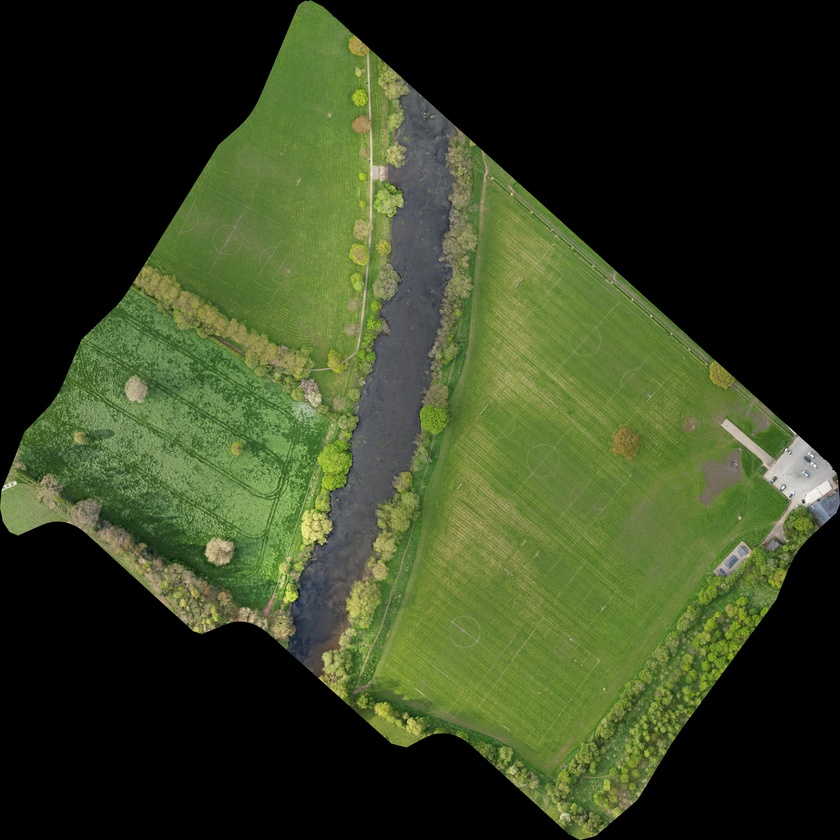
#> input picture images/orthomosaic.jpg, 840 x 840 px, shrunk from 5674 x 5674 before the run
$ python main.py
#> lines starting #> are read from the running program, lines starting #| are printed output that depends on the picture; after the words box and inside, x2 and y2 are one past the last pixel; in counts of white or black regions, pixels touching at a corner belong together
import cv2

# Read the orthomosaic image
image = cv2.imread('images/orthomosaic.jpg')
#> image is the input picture: shape (840, 840, 3); mean B, G, R 34, 64.3, 53.5

# Minimum area threshold for filtering contours
min_area = 100

# Convert the image to grayscale
gray = cv2.cvtColor(image, cv2.COLOR_BGR2GRAY)
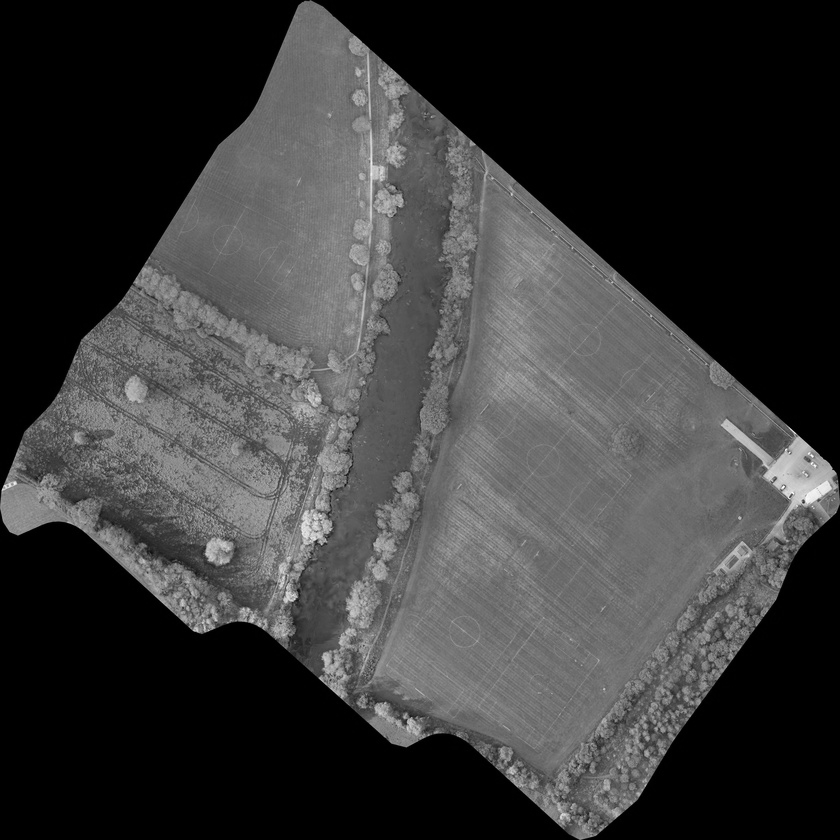
#> gray: shape (840, 840); min 0, max 255, mean 57.6

# Apply Canny edge detection
edges = cv2.Canny(gray, 50, 150)
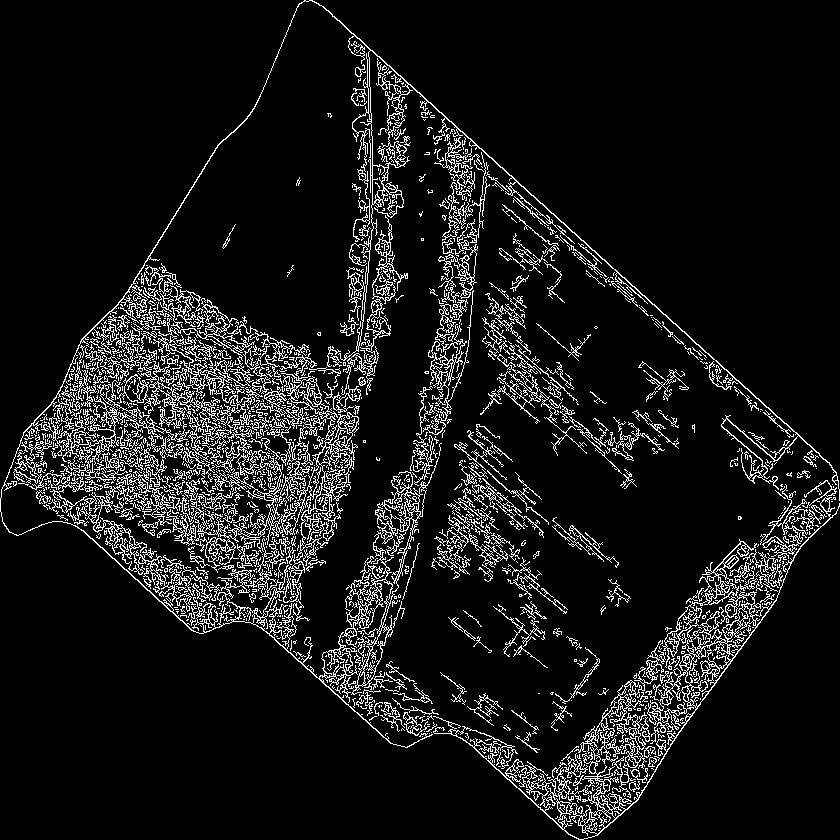
#> edges: shape (840, 840); 9.2% white in thin lines or dots

# Find contours in the edge map
contours, _ = cv2.findContours(edges, cv2.RETR_EXTERNAL, cv2.CHAIN_APPROX_SIMPLE)
#> contours = 1139 contours, 1003 with area under 20; largest, box (x1, y1, x2, y2) and area: (433, 497, 840, 840) 11936, (0, 0, 840, 748) 8592, (117, 298, 256, 446) 5932, (184, 353, 359, 621) 4804, (342, 457, 439, 648) 2233

# Filter contours based on area or other criteria
filtered_contours = [cnt for cnt in contours if cv2.contourArea(cnt) > min_area]
#> filtered_contours = 37 contours; largest, box (x1, y1, x2, y2) and area: (433, 497, 840, 840) 11936, (0, 0, 840, 748) 8592, (117, 298, 256, 446) 5932, (184, 353, 359, 621) 4804, (342, 457, 439, 648) 2233

# Draw contours on the original image
cv2.drawContours(image, filtered_contours, -1, (0, 255, 0), 2)
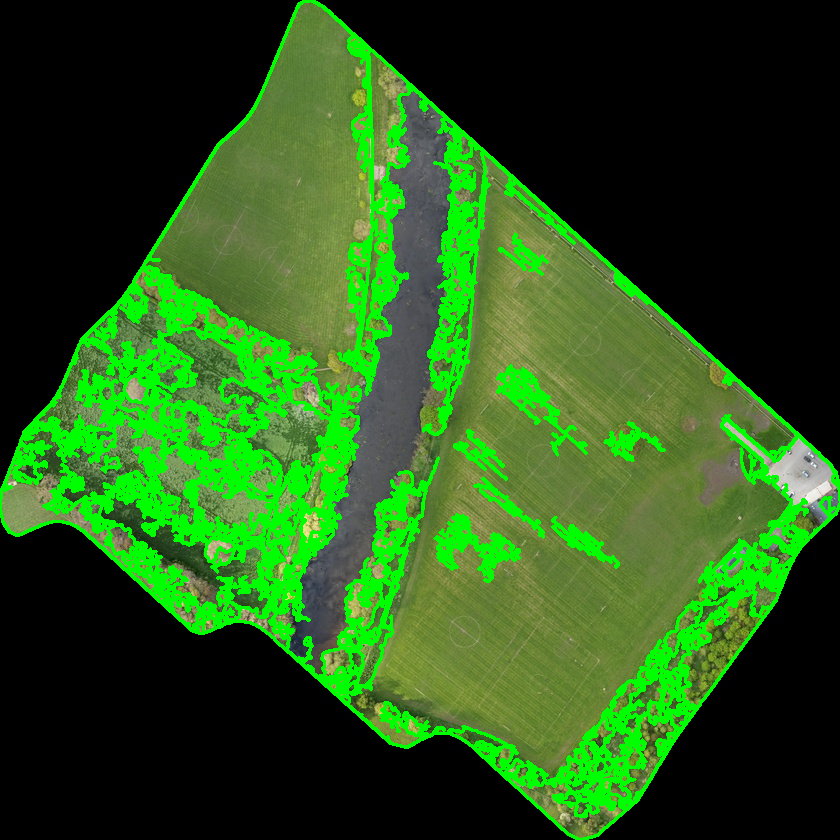
#> image: shape (840, 840, 3); 14.34% of pixels changed, all inside (x1, y1, x2, y2) = (0, 0, 840, 840)

# Display the result
cv2.imshow('Border Detection', image)
cv2.waitKey(0)
cv2.destroyAllWindows()
